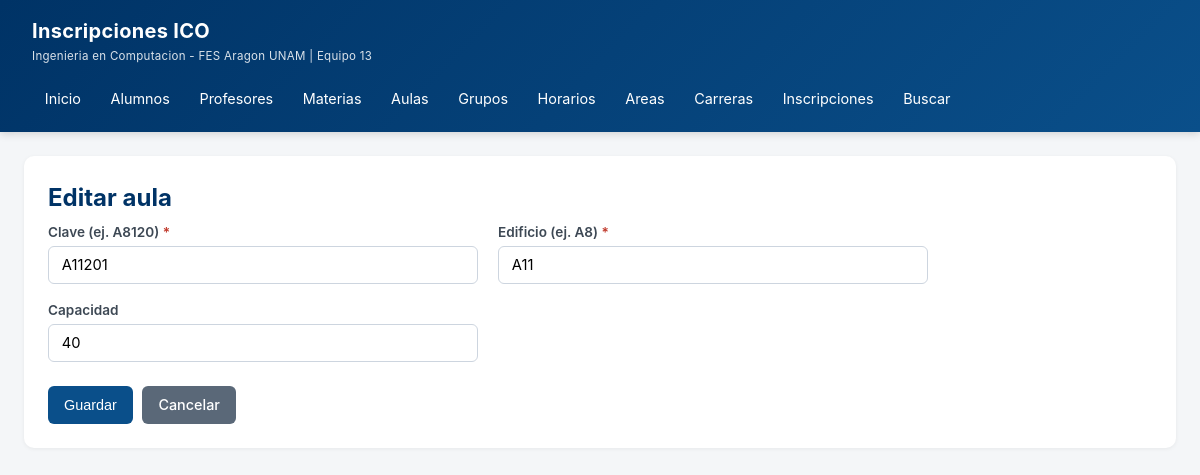
The app's page /?r=aula&accion=editar&id=1 with its own data.
### tables this page shows
CREATE TABLE aula (
    id_aula     INT AUTO_INCREMENT PRIMARY KEY,
    clave_aula  VARCHAR(15) NOT NULL UNIQUE,
    edificio   VARCHAR(10)  NOT NULL DEFAULT '',
    capacidad  INT          NOT NULL DEFAULT 40
);

### app/helpers.php (called while the page is built, shortened)
<?php
function e(?string $s): string {
    return htmlspecialchars($s ?? '', ENT_QUOTES, 'UTF-8');
}
function render(string $view, array $data = []): void {
    extract($data, EXTR_SKIP);
    $contentFile = __DIR__ . '/views/' . $view . '.php';
    require $contentFile;
    require __DIR__ . '/views/layouts/main.php';
}

### app/controllers/AulaController.php (called while the page is built, shortened)
<?php
class AulaController {
    public function editar() {
        $st = Database::pdo()->prepare("SELECT * FROM aula WHERE id_aula=?"); $st->execute([get_int('id')]); $a=$st->fetch();
        render('aula/form', ['title'=>'Editar aula','a'=>$a]);
    }
}

### public/index.php (called while the page is built, shortened)
<?php
require __DIR__ . '/../app/Database.php';
require __DIR__ . '/../app/helpers.php';
$accion = $_GET['accion'] ?? 'index';
$ctrl = new $controllerName();
$ctrl->$accion();

### config/db.php (called while the page is built)
<?php
return [
    'host'     => '127.0.0.1',
    'port'     => 3306,
    'dbname'   => 'inscripciones_ico',
    'user'     => 'root',
    'pass'     => 'cam080818',
    'charset'  => 'utf8mb4',
];

### app/Database.php (called while the page is built)
<?php
class Database {
    private static ?PDO $pdo = null;
    public static function pdo(): PDO {
        if (self::$pdo === null) {
            $cfg = require __DIR__ . '/../config/db.php';
            $dsn = "mysql:host={$cfg['host']};port={$cfg['port']};dbname={$cfg['dbname']};charset={$cfg['charset']}";
            try {
                self::$pdo = new PDO($dsn, $cfg['user'], $cfg['pass'], [
                    PDO::ATTR_ERRMODE            => PDO::ERRMODE_EXCEPTION,
                    PDO::ATTR_DEFAULT_FETCH_MODE => PDO::FETCH_ASSOC,
                    PDO::ATTR_EMULATE_PREPARES   => false,
                ]);
            } catch (PDOException $e) {
                die("<h2>Error de conexion</h2><p>" . htmlspecialchars($e->getMessage()) . "</p>"
                   ."<p>Verifica config/db.php y que MySQL este corriendo.</p>");
            }
        }
        return self::$pdo;
    }
}

### app/views/aula/form.php (the view, shortened to what this page needs)
<div class="card">
    <h1 class="page-title"><?= $a ? 'Editar' : 'Nueva' ?> aula</h1>
    <form class="crud" method="post" action="/?r=aula&accion=guardar">
        <div><label class="required">Clave (ej. A8120)</label>
            <input name="clave_aula" required value="<?= e($a['clave_aula'] ?? '') ?>"></div>
        <div><label class="required">Edificio (ej. A8)</label>
            <input name="edificio" required value="<?= e($a['edificio'] ?? '') ?>"></div>
        <div><label>Capacidad</label>
            <input name="capacidad" type="number" value="<?= e($a['capacidad'] ?? 40) ?>"></div>
        <div class="actions">
            <button type="submit" class="btn btn-primary">Guardar</button>
            <a class="btn btn-secondary" href="/?r=aula">Cancelar</a>
        </div>
    </form>
</div>

### public/css/style.css (style rules this page uses)
* { box-sizing: border-box; margin: 0; padding: 0; }
body { font-family: -apple-system, "Segoe UI", Roboto, Arial, sans-serif; background: #f4f6f8; color: #1c2733; line-height: 1.5; }
.card { background:#fff; border-radius:10px; padding:1.5rem; box-shadow:0 1px 4px rgba(0,0,0,.06); margin-bottom:1.25rem; }
.page-title { font-size:1.5rem; color:#003366; margin-bottom:.4rem; }
.btn { display:inline-block; padding:.5rem 1rem; border-radius:6px; border:none; font-size:.9rem; cursor:pointer; text-decoration:none; transition:.15s; font-weight:500; }
.btn-primary { background:#0a4f8a; color:#fff; }
.btn-secondary { background:#5a6878; color:#fff; }
form.crud { display:grid; grid-template-columns: repeat(2, 1fr); gap:1rem 1.25rem; max-width:880px; }
form.crud label { display:block; font-weight:600; font-size:.85rem; color:#3d4854; margin-bottom:.25rem; }
form.crud input, form.crud select, form.crud textarea { width:100%; padding:.55rem .8rem; border:1px solid #cdd5df; border-radius:6px; font-size:.92rem; font-family:inherit; }
form.crud .actions { grid-column: 1 / -1; display:flex; gap:.6rem; margin-top:.5rem; }
.required::after { content:" *"; color:#c0392b; }

### records on screen
aula: clave_aula "A11201", edificio "A11", capacidad "40"
